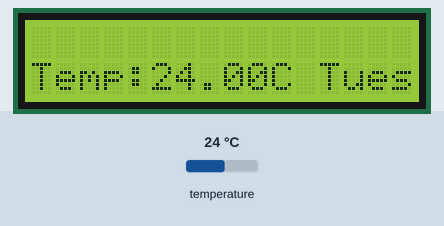
Bench run of a sketch on a simulated Arduino Uno, built with avr-gcc and run on an emulated ATmega328P. Shown: 16×2 character LCD. Inputs (shaded band) come from the test bench; at power-on: temperature 24 °C. The local clock reads 2024-03-15 10:24:30 at power-on unless the sketch sets it.

Above: at 1.2 s.
1.3 s: temperature set to 12 °C
At 6.0 s:
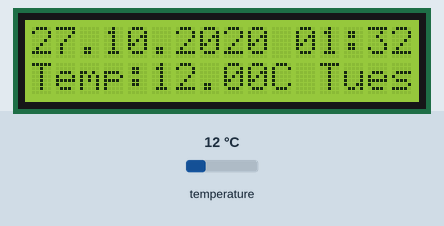
7.3 s: temperature set to 19 °C
At 11.2 s:
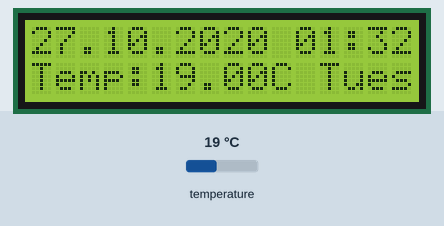
13.3 s: temperature set to 28 °C
At 16.4 s:
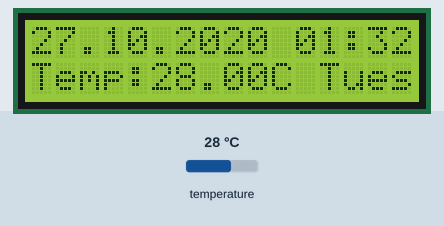
Timing chart, 0 to 17.9 s (numbered marks = the images above; inputs shaded):
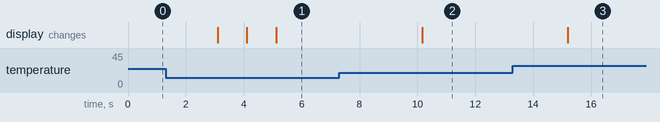

Measured:
- after the input at 7.3 s, the display: changes after 2.9 s (image 2)
- after the input at 13.3 s, the display: changes after 1.9 s (image 3)

The sketch:

DS3231_for_Display_of_Date-Time-Day_and_Temp.ino
```cpp
#include<Wire.h>
#include <DS3231.h>
#include <LiquidCrystal_I2C.h>
DS3231 rtc(SDA, SCL);
LiquidCrystal_I2C lcd(0x27, 16, 2);

void setup() {
rtc.begin();
lcd.begin(16,2);
lcd.backlight();
rtc.setTime(1, 32, 00); // Set the time to 12:00:00 (24hr format)
rtc.setDate(27, 10, 20); // Day, Month, Year
}

void loop() {

lcd.setCursor(0,1);
lcd.print("Temp:");
lcd.print(rtc.getTemp());
lcd.print("C");
lcd.print(" Tues");
delay(3000);

lcd.setCursor(0,0);
lcd.print("");
lcd.print(rtc.getDateStr());
delay(1000);

lcd.setCursor(11,0);
lcd.print("");
lcd.print(rtc.getTimeStr());
delay(1000);
}
```
